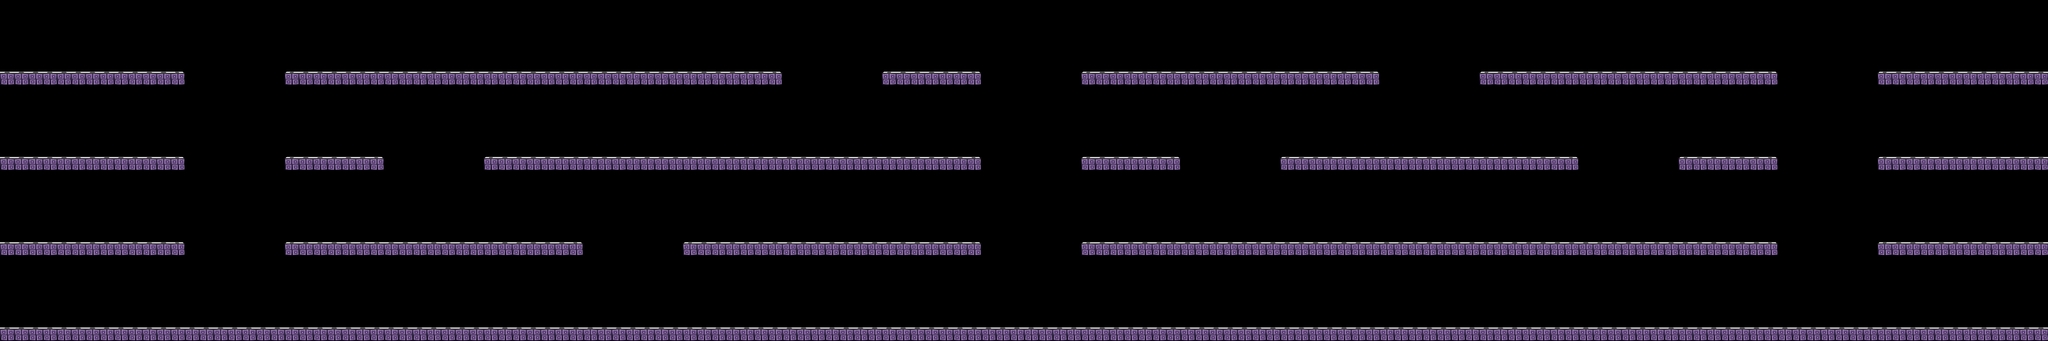

This is a level from a 2D game, rendered from its Tiled map with the project's own tilesets. A one-line summary and the map file follow, with tile-layer data summarised:
An orthogonal 144x24 tile map with 32x32 px tiles, 1 tile layer (Platforms).

<map version="1.0" orientation="orthogonal" width="144" height="24" tilewidth="32" tileheight="32">
 <tileset firstgid="1" name="terrain" tilewidth="32" tileheight="32">
  <image source="../tiles/terrain.png" width="128" height="32" />
  <terraintypes>
   <terrain name="Left road" tile="0" />
   <terrain name="Center road" tile="1" />
   <terrain name="Right road" tile="2" />
   <terrain name="Ground road" tile="3" />
  </terraintypes>
 </tileset>
 <layer name="Platforms" width="144" height="24">
  <data>[3456 cells, 471 non-empty, 4 distinct tile ids]</data>
 </layer>
</map>
